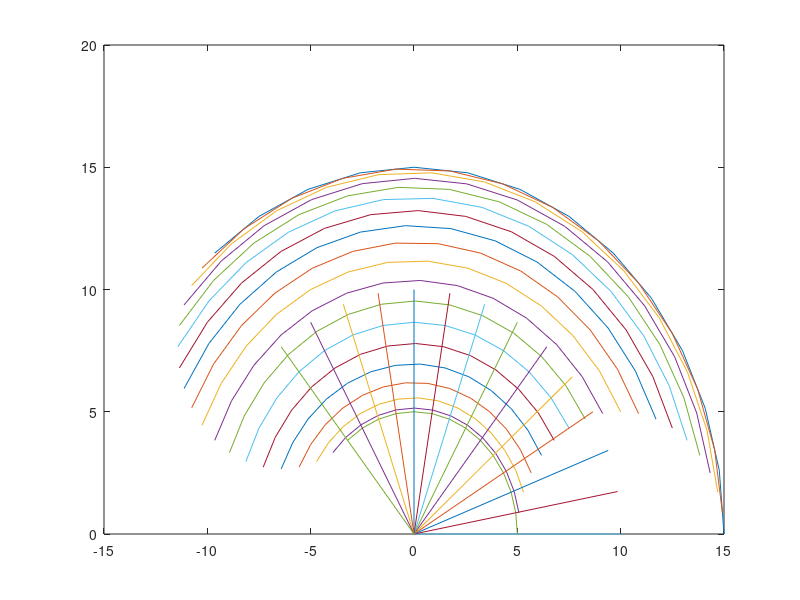

This chart was generated by the following MATLAB code:
function [  ] = forward_kinematics(  )

l1=10;  l2=5;   l3=2;
theta1=0:10:135;
theta2=0:10:180;
theta3=0:10:180;


x1=zeros(size(theta1));
y1=zeros(size(theta1));

x2=zeros(length(theta1),length(theta2));
y2=zeros(length(theta1),length(theta2));


for i1=1:1:length(theta1)    
    x1(i1)=l1*cosd(theta1(i1)) ;
    y1(i1)=l1*sind(theta1(i1)) ;
    
    for i2=1:1:length(theta1)
        for j2=1:1:length(theta2)
            x2(i2,j2)=x1(i2) + l2*cosd(theta1(i2)+theta2(j2));
            y2(i2,j2)=y1(i2) + l2*sind(theta1(i2)+theta2(j2));
        end
    end
end


plot(x2,y2);    
line([zeros(length(x1)); x1],[zeros(length(y1));y1]);
%plot([zeros(size(x2));x2],[zeros(size(y2));y2]);
%x=l1*cosd(theta1)+ l2*cosd(theta1+theta2)+l3*cosd(theta1+theta2+theta3);
%y=l1*sind(theta1)+ l2*sind(theta1+theta2)+l3*sind(theta1+theta2+theta3);
%plot(x,y)
end

